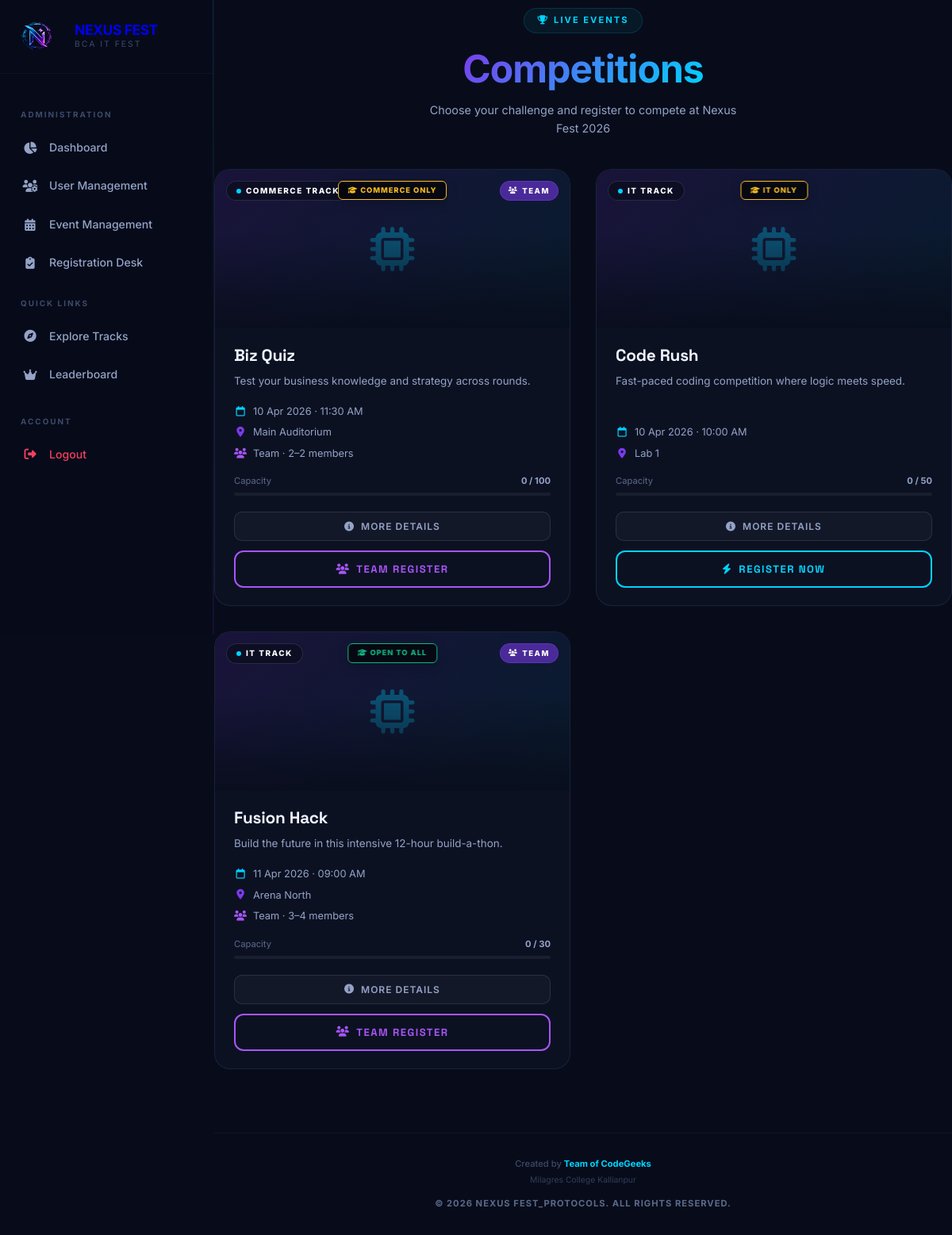
The app's page /events.php (signed in) with its own data.
### tables this page shows
CREATE TABLE IF NOT EXISTS `events` (
  `id` int(11) NOT NULL AUTO_INCREMENT,
  `name` varchar(255) NOT NULL,
  `category` varchar(50) NOT NULL,
  `eligibility_stream` varchar(50) DEFAULT 'ALL',
  `description` text,
  `rules` text,
  `date` date DEFAULT NULL,
  `time` time DEFAULT NULL,
  `venue` varchar(255) DEFAULT NULL,
  `coordinator_name` varchar(255) DEFAULT NULL,
  `coordinator_phone` varchar(20) DEFAULT NULL,
  `coordinator_id` varchar(20) DEFAULT NULL,
  `max_participants` int(11) DEFAULT '0',
  `current_participants` int(11) DEFAULT '0',
  `image` varchar(255) DEFAULT NULL,
  `is_team_event` tinyint(1) DEFAULT '0',
  `min_team_size` int(11) DEFAULT '2',
  `max_team_size` int(11) DEFAULT '4',
  `status` enum('active','full','completed') DEFAULT 'active',
  `created_at` timestamp NOT NULL DEFAULT CURRENT_TIMESTAMP,
  PRIMARY KEY (`id`)
);

### events.php (the view, shortened to what this page needs)
<?php
include 'includes/header.php';
$stmt = $pdo->query("SELECT * FROM events ORDER BY category, name");
$events = $stmt->fetchAll();
$myTeams = [];
$myRegistrations = [];
if ($user) {
    $uid = $user['user_id'];
    $stmt3 = $pdo->prepare("SELECT event_id FROM registrations WHERE user_id = ?");
    $stmt3->execute([$uid]);
    $myRegistrations = $stmt3->fetchAll(PDO::FETCH_COLUMN);
}
?>
<div style="margin-bottom: 10px; text-align: center; padding-top: 10px;">
    <div
        style="display: inline-flex; align-items: center; gap: 8px; background: rgba(0,212,255,0.06); border: 1px solid rgba(0,212,255,0.15); padding: 6px 16px; border-radius: 50px; margin-bottom: 16px;">
        <i class="fa-solid fa-trophy" style="font-size: 0.7rem; color: var(--accent-1);"></i>
        <span
            style="font-size: 0.7rem; font-weight: 700; color: var(--accent-1); text-transform: uppercase; letter-spacing: 2px;">Live
            Events</span>
    </div>
    <h1
        style="font-family: 'Space Grotesk', sans-serif; font-size: 3rem; font-weight: 700; letter-spacing: -0.02em; margin-bottom: 10px;">
        <span
            style="background: var(--grad-primary); -webkit-background-clip: text; background-clip: text; -webkit-text-fill-color: transparent;">Competitions</span>
    </h1>
    <p style="color: var(--text-secondary); max-width: 400px; margin: 0 auto; font-size: 0.9rem;">Choose your challenge
        and register to compete at Nexus Fest 2026</p>
</div>
<div class="events-grid">
    <?php foreach ($events as $index => $event): ?>
        <?php
        $is_full = $event['current_participants'] >= $event['max_participants'];
        $cat_color = '#00d4ff';
        $is_team = !empty($event['is_team_event']);
        $my_team = $myTeams[$event['id']] ?? null;
        ?>
        <div class="ev-card" style="animation: fadeInUp <?= 0.2 + ($index * 0.07) ?>s ease forwards; opacity: 0;">
            <div class="ev-card-img">
                <?php if (!empty($event['image'])): ?>
                    <img src="<?= htmlspecialchars($event['image']) ?>" alt="<?= htmlspecialchars($event['name']) ?>"
                        loading="lazy">
                <?php else: ?>
                    <div class="ev-card-img-placeholder">
                        <i class="fa-solid fa-microchip" style="font-size: 3.5rem; color: <?= $cat_color ?>; opacity: 0.3;"></i>
                    </div>
                <?php endif; ?>
                <div class="ev-card-overlay"></div>
                <div class="ev-card-badge">
                    <span style="width: 6px; height: 6px; border-radius: 50%; background: <?= $cat_color ?>;"></span>
                    <span
                        style="font-size: 0.62rem; font-weight: 800; color: white; text-transform: uppercase; letter-spacing: 1.5px;"><?= htmlspecialchars($event['category']) ?></span>
                </div>
                <?php if ($is_team): ?>
                    <div class="ev-team-badge">
                        <i class="fa-solid fa-users" style="font-size: 0.55rem;"></i> TEAM
                    </div>
                <?php endif; ?>
                <?php $el_stream = $event['eligibility_stream'] ?? 'ALL'; ?>
                <div
                    style="position: absolute; top: 14px; left: 50%; transform: translateX(-50%); z-index: 2; padding: 4px 12px; border-radius: 6px; font-size: 0.58rem; font-weight: 800; letter-spacing: 1px; background: rgba(0,0,0,0.65); color: <?= $el_stream == 'ALL' ? '#10b981' : '#fbbf24' ?>; border: 1px solid currentColor; backdrop-filter: blur(10px); white-space: nowrap; box-shadow: 0 4px 15px rgba(0,0,0,0.2);">
                    <i class="fa-solid fa-graduation-cap"></i>
                    <?= $el_stream == 'ALL' ? 'OPEN TO ALL' : strtoupper($el_stream) . ' ONLY' ?>
                </div>
            </div>
            <div class="ev-card-body">
                <h3 class="ev-card-title"><?= htmlspecialchars($event['name']) ?></h3>
                <p class="ev-card-desc">
                    <?= htmlspecialchars($event['description'] ?: 'Challenge yourself in the ' . $event['name'] . ' competition track at Nexus Fest 2026.') ?>
                </p>
                <div class="ev-card-meta">
                    <div class="ev-card-meta-item">
                        <i class="fa-regular fa-calendar" style="color: var(--accent-1);"></i>
                        <?= date('d M Y', strtotime($event['date'])) ?> · <?= date('h:i A', strtotime($event['time'])) ?>
                    </div>
                    <div class="ev-card-meta-item">
                        <i class="fa-solid fa-location-dot" style="color: var(--accent-2);"></i>
                        <?= htmlspecialchars($event['venue']) ?>
                    </div>
                    <?php if ($is_team): ?>
                        <div class="ev-card-meta-item">
                            <i class="fa-solid fa-users" style="color: #a855f7;"></i>
                            Team · <?= $event['min_team_size'] ?>–<?= $event['max_team_size'] ?> members
                        </div>
                    <?php endif; ?>
                </div>
                <div style="margin-bottom: 4px;">
                    <div class="ev-cap-label">
                        <span>Capacity</span>
                        <span style="color: var(--text-secondary); font-weight: 700;"><?= $event['current_participants'] ?>
                            / <?= $event['max_participants'] ?></span>
                    </div>
                    <div class="ev-cap-bar">
                    </div>
                </div>
            </div>
            <div class="ev-card-footer">
                <button class="ev-details-btn" onclick='showEventDetails(<?= json_encode($event) ?>)'>
                    <i class="fa-solid fa-circle-info"></i> <span class="btn-text">More Details</span>
                </button>
                <?php if ($user): ?>
                    <?php if ($is_team): ?>
                        <?php if ($my_team): ?>
                            <button class="ev-register-btn joined-btn"
                                onclick="viewMyTeam(<?= $event['id'] ?>, '<?= htmlspecialchars(addslashes($event['name'])) ?>')"
                                style="cursor:pointer; pointer-events:all;">
                                <i class="fa-solid fa-users"></i> My Team: <?= htmlspecialchars($my_team['team_name']) ?>
                            </button>
                        <?php elseif ($is_full): ?>
                            <button class="ev-register-btn" disabled>
                                <i class="fa-solid fa-ban"></i> Full House
                            </button>
                        <?php else: ?>
                            <button class="ev-register-btn team-btn"
                                onclick="showConfirmRegister(<?= $event['id'] ?>, '<?= htmlspecialchars(addslashes($event['name'])) ?>', true, <?= (int) $event['min_team_size'] ?>, <?= (int) $event['max_team_size'] ?>)">
                                <i class="fa-solid fa-users"></i> Team Register
                            </button>
                        <?php endif; ?>
                    <?php else: ?>
                        <?php if (in_array($event['id'], $myRegistrations)): ?>
                            <button type="button" class="ev-register-btn" disabled
                                style="border-color: var(--success); color: var(--success); background: rgba(16, 185, 129, 0.05); opacity: 1;">
                                <i class="fa-solid fa-check-circle"></i> Registered
                            </button>
                        <?php else: ?>
                            <form id="regForm-<?= $event['id'] ?>" action="register_event.php" method="POST">
                                <?php if ($is_full): ?>
                                    <button type="button" class="ev-register-btn" disabled>
                                        <i class="fa-solid fa-ban"></i> Full House
                                    </button>
                                <?php else: ?>
                                    <button type="button" class="ev-register-btn" onclick="showConfirmRegister(<?= $event['id'] ?>, '<?= htmlspecialchars(addslashes($event['name'])) ?>')">
                                        <i class="fa-solid fa-bolt"></i> Register Now
                                    </button>
                                <?php endif; ?>
                            </form>
                        <?php endif; ?>
                    <?php endif; ?>
                <?php else: ?>
                    <a href="login.php" class="ev-register-btn">
                        <i class="fa-solid fa-arrow-right-to-bracket"></i> Sign In to Register
                    </a>
                <?php endif; ?>
            </div>
        </div>
    <?php endforeach; ?>
</div>
<?php include 'includes/footer.php'; ?>

### records on screen
events: category "COMMERCE TRACK", is_team_event 1 (drawn), eligibility_stream "COMMERCE", name "Biz Quiz", description "Test your business knowledge and strategy across rounds.", date "10 Apr 2026", time "11:30 AM", venue "Main Auditorium", min_team_size "2", max_team_size "2", current_participants "0", max_participants "100"
events: category "IT TRACK", eligibility_stream "IT", name "Code Rush", description "Fast-paced coding competition where logic meets speed.", date "10 Apr 2026", time "10:00 AM", venue "Lab 1", current_participants "0", max_participants "50"
events: category "IT TRACK", is_team_event 1 (drawn), eligibility_stream "OPEN TO ALL", name "Fusion Hack", description "Build the future in this intensive 12-hour build-a-thon.", date "11 Apr 2026", time "09:00 AM", venue "Arena North", min_team_size "3", max_team_size "4", current_participants "0", max_participants "30"
